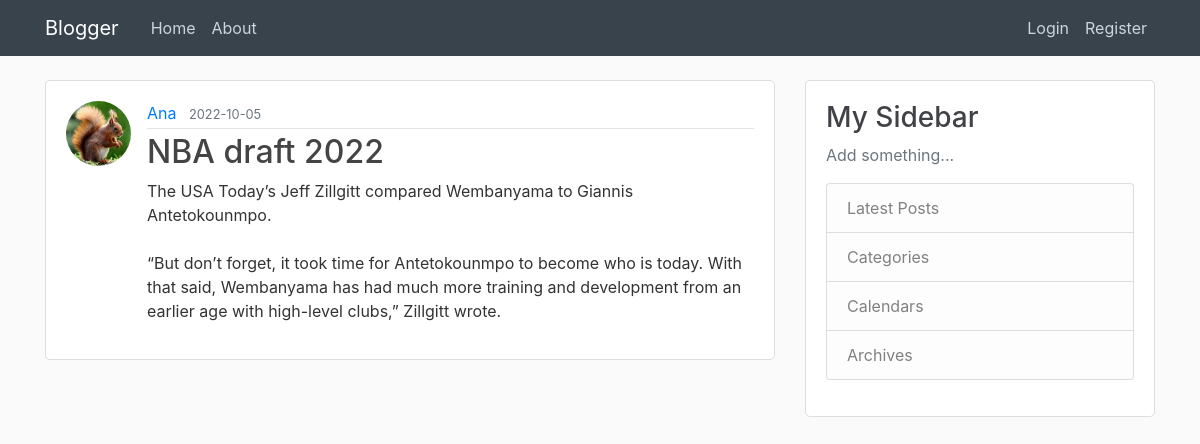
The app's page /post/20, older data.
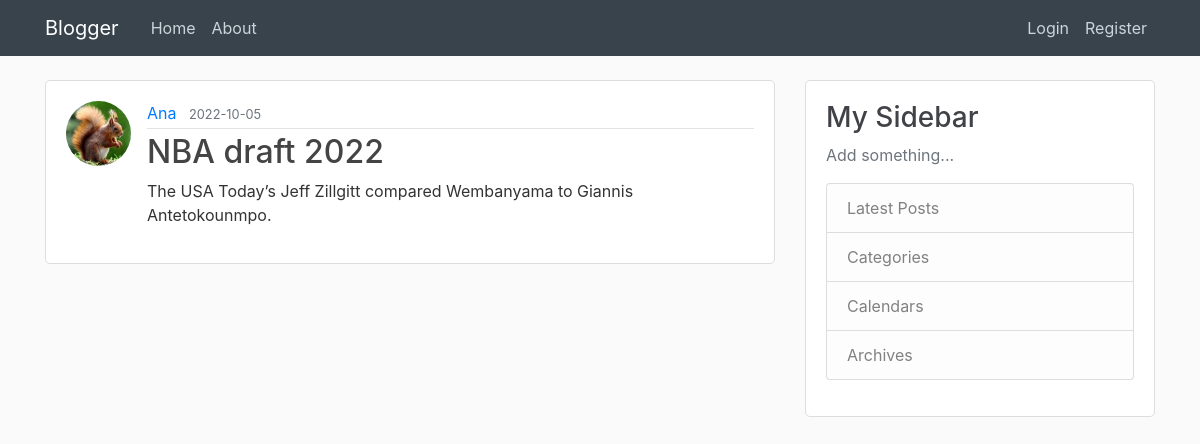
The same page, newer data.
### blogger/models.py (models this page shows, shortened)
class Post(db.Model):
    id = db.Column(db.Integer, primary_key=True)
    title = db.Column(db.String(100), nullable=False)
    date_posted = db.Column(db.DateTime, nullable=False, default=datetime.utcnow)
    content = db.Column(db.Text, nullable=False)
    user_id = db.Column(db.Integer, db.ForeignKey('user.id'), nullable=False)

### blogger/posts/routes.py (the view)
@bp.route("/post/<int:post_id>")
def post(post_id):
    post = Post.query.get_or_404(post_id)
    return render_template('post.html', title=post.title, post=post)

### blogger/templates/post.html (shortened to what this page needs)
{% extends 'layout.html' %}
{% block content %}
    <article class="media content-section">
        <img class="rounded-circle article-img" src="{{ url_for('static', filename='profile_pics/' + post.author.image_file) }}">
        <div class="media-body">
            <div class="article-metadata">
                <a class="mr-2" href="{{ url_for('users.user_posts', username=post.author.username) }}">{{ post.author.username }}</a>
                <small class="text-muted">{{ post.date_posted.strftime('%Y-%m-%d') }}</small>
            </div>
            <h2 class="article-title">{{ post.title }}</h2>
            <p class="article-content">{{ post.content }}</p>
        </div>
    </article>
{% endblock %}

Row changes from the older to the newer data that the page shows:
changed Post: content "…Wembanyama to Giannis Antetokounmpo. “But don’t forget, it took time for Antetokounmpo to become who is today. With that said, Wembanyama has had much more training and development from an earlier age with high-level clubs,” Zillgitt wrote." → "The USA Today’s Jeff Zillgitt compared Wembanyama to Giannis Antetokounmpo."
